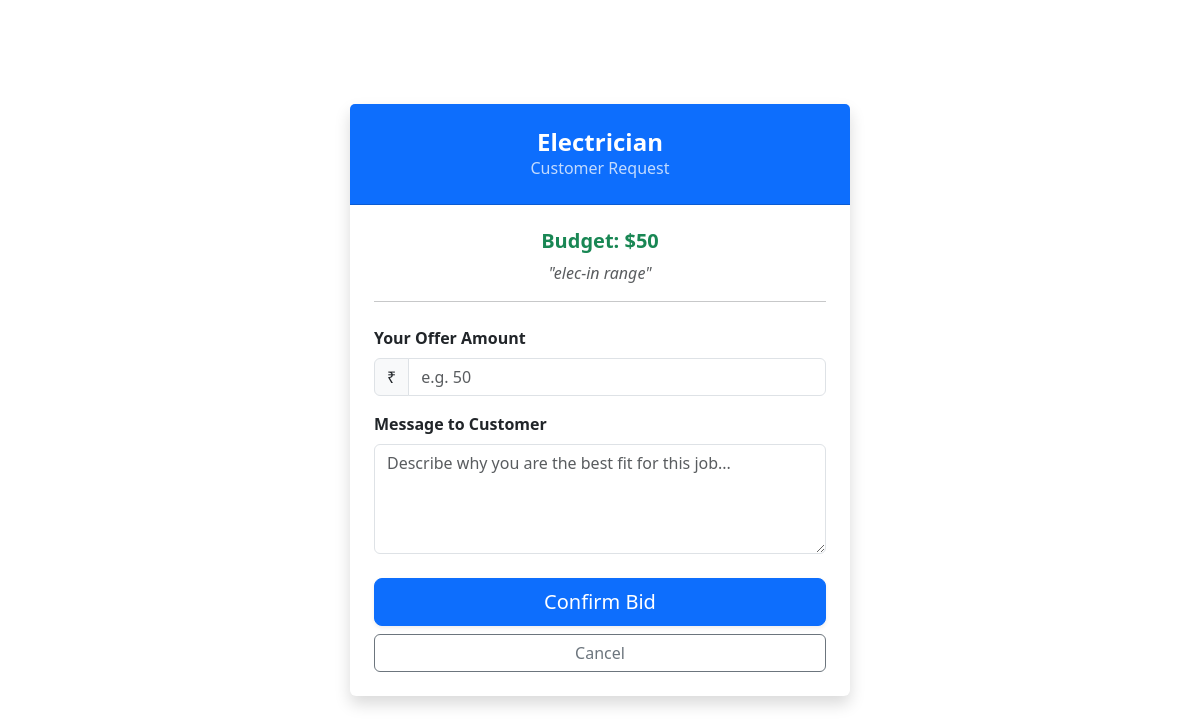
Screenshot of /place_bid/1 (signed in) with the database file from the repository.
### app.py (models this page shows)
class service_request(db.Model):
    id=db.Column(db.Integer, primary_key=True)
    consumer_id=db.Column(db.Integer, nullable=False)
    con_latitude = db.Column(db.Float, nullable=False)
    con_longitude = db.Column(db.Float, nullable=False)
    service_title=db.Column(db.String(200), nullable=False)
    service_type=db.Column(db.String(50), nullable=False)
    budget=db.Column(db.Integer, nullable=False)
    desc=db.Column(db.String(500), nullable=False)
    is_active=db.Column(db.Boolean, default=True)
    is_inprogress=db.Column(db.Boolean, default=False)
    assigned_provider_id=db.Column(db.Integer, nullable=True)
    created_at=db.Column(db.DateTime, default=db.func.current_timestamp())

### app.py (the view, shortened to what this page needs)
@app.route('/place_bid/<int:serv_id>',methods=['GET', 'POST'])
def place_bid(serv_id):
    if 'user_id' not in session:
        return redirect(url_for('login'))
    service=service_request.query.filter_by(id=serv_id).first()
    return render_template('provider/place_bid.html',service=service)

### templates/provider/place_bid.html (shortened to what this page needs)
{% extends 'base.html' %}
{% block body %}
<div class="container d-flex justify-content-center align-items-center min-vh-100 py-5">
    <div class="card shadow border-0" style="width: 100%; max-width: 500px;">
        <div class="card-header bg-primary text-white text-center py-4">
            <h4 class="mb-0 fw-bold">{{ service.service_type }}</h4>
            <p class="mb-0 opacity-75">Customer Request</p>
        </div>
        <div class="card-body p-4">
            <div class="mb-4 text-center">
                <h5 class="text-success fw-bold">Budget: ${{ service.budget }}</h5>
                <p class="text-muted fst-italic">"{{ service.desc }}"</p>
                <hr>
            </div>
            <form method="POST" action="{{ url_for('place_bid', serv_id=service.id) }}">
                <div class="mb-3">
                    <label for="bid_amount" class="form-label fw-bold">Your Offer Amount</label>
                    <div class="input-group">
                        <span class="input-group-text">₹</span>
                        <input type="number" class="form-control" id="bid_amount" name="bid_amount"
                               placeholder="e.g. {{ service.budget }}" min="0" required>
                    </div>
                </div>
                <div class="mb-4">
                    <label for="msg" class="form-label fw-bold">Message to Customer</label>
                    <textarea class="form-control" id="msg" name="msg" rows="4"
                              placeholder="Describe why you are the best fit for this job..." required></textarea>
                </div>
                <div class="d-grid gap-2">
                    <button type="submit" class="btn btn-primary btn-lg shadow-sm">
                        Confirm Bid
                    </button>
                    <a href="{{ url_for('provider_dashboard') }}" class="btn btn-outline-secondary">
                        Cancel
                    </a>
                </div>
            </form>
        </div>
    </div>
</div>
{% endblock body %}

### rows the page displays
service_request: service_type "Electrician", budget "50", desc "elec-in range", bid_amount "e.g. 50"
